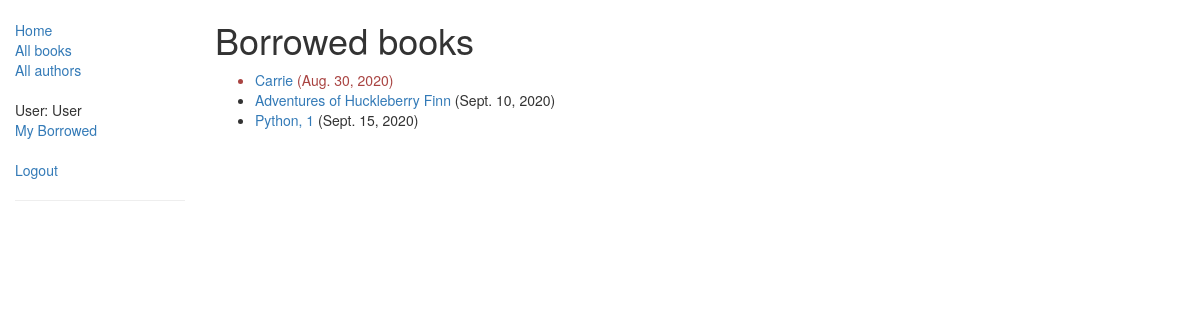
/catalog/mybooks/ (signed in), run on the app's committed database.
### catalog/models.py (models this page shows, shortened)
class BookInstances(models.Model):
    id = models.UUIDField(primary_key=True, default=uuid.uuid4,
                          help_text="Unique ID for this particular book across whole library")
    book = models.ForeignKey('Book', on_delete=models.SET_NULL, null=True)
    imprint = models.CharField(max_length=200)
    due_back = models.DateField(null=True, blank=True)
    borrower = models.ForeignKey(User, on_delete=models.SET_NULL, null=True, blank=True)
    @property
    def is_overdue(self):
        if self.due_back and date.today() > self.due_back:
            return True
        return False
    LOAN_STATUS = (
        ('m', 'Maintenance'),
        ('o', 'On loan'),
        ('a', 'Available'),
        ('r', 'Reserved'),
    )
    status = models.CharField(max_length=1, choices=LOAN_STATUS, blank=True, default='m', help_text='Book availability')
    class Meta:
        ordering = ["due_back"]
        permissions = (("can_mark_returned", "Set book as returned"),)

class Book(models.Model):
    title = models.CharField(max_length=200)
    author = models.ForeignKey('Author', on_delete=models.SET_NULL, null=True)
    summary = models.TextField(max_length=1000, help_text="Enter a brief description of the book")
    isbn = models.CharField('ISBN', max_length=13,
                            help_text='13 Character <a href="https://www.isbn-international.org/content/what-isbn'
                                      '">ISBN number</a>')
    genre = models.ManyToManyField(Genre, help_text="Select a genre for this book")
    language = models.ForeignKey('Language', on_delete=models.SET_NULL, null=True)
    def display_genre(self):
        """
        Creates a string for the Genre. This is required to display genre in Admin.
        """
        return ', '.join([genre.name for genre in self.genre.all()[:3]])
    display_genre.short_description = 'Genre'
    class Meta:
        permissions = (("can_set_book", "Set changes book"),)

### catalog/views.py (the view)
class LoanedBooksByUserListView(LoginRequiredMixin, generic.ListView):
    model = BookInstances
    template_name = 'catalog/bookinstance_list_borrowed_user.html'
    paginate_by = 10
    def get_queryset(self):
        return BookInstances.objects.filter(borrower=self.request.user).filter(status__exact='o').order_by('due_back')

### catalog/templates/catalog/bookinstance_list_borrowed_user.html
{% extends "base_generic.html" %}
{% block content %}
    <h1>Borrowed books</h1>
    {% if bookinstances_list %}
    <ul>
        {% for bookinst in bookinstances_list %}
        <li class="{% if bookinst.is_overdue %}text-danger{% endif %}">
            <a href="{% url 'book-detail' bookinst.book.pk %}">{{ bookinst.book.title }}</a> ({{ bookinst.due_back }})
        </li>
        {% endfor %}
    </ul>
    {% else %}
        <p>There are no books borrowed</p>
    {% endif %}
{% endblock %}

### catalog/templates/base_generic.html (shortened to what this page needs)
<!DOCTYPE html>
<html lang="en">
<head>
    <link rel="stylesheet" href="https://maxcdn.bootstrapcdn.com/bootstrap/3.3.7/css/bootstrap.min.css">
    {% load static %}
    <link rel="stylesheet" href="{% static 'css/style.css' %}">
</head>
<body>
    <div class="container-fluid">
        <div class="row">
            <div class="col-sm-2">
                {% block sidebar %}
                <ul class="sidebar-nav">
                    <li><a href="{% url 'index' %}">Home</a></li>
                    <li><a href="{% url 'books' %}">All books</a></li>
                    <li><a href="{% url 'authors' %}">All authors</a></li>
                    {% if user.is_authenticated %}
                        <br>
                        <li>User: {{ user.get_username }}</li>
                        {% if user.is_staff %}
                            <li>Status: Staff</li>
                            <li><a href="{% url 'all-borrowed' %}">All Borrowed</a></li>
                        {% else %}
                            <li><a href="{% url 'my-borrowed' %}">My Borrowed</a></li>
                        {% endif %}
                        <br>
                        <li><a href="{% url 'logout'%}?next={{ request.path }}">Logout</a></li>
                    {% else %}
                        <br>
                        <li><a href="{% url 'login' %}?next={{ request.path }}">Login</a></li>
                    {% endif %}
                    <hr>
                </ul>
                {% endblock %}
            </div>
            <div class="col-sm-10">
                {% block content %}{% endblock %}
            </div>
        </div>
    </div>
</body>
</html>

### catalog/static/css/style.css (style rules this page uses)
.sidebar-nav { margin-top: 20px; padding: 0; list-style: none; }

### data on the page
BookInstances: book "Carrie", due_back "Aug. 30, 2020"
BookInstances: book "Adventures of Huckleberry Finn", due_back "Sept. 10, 2020"
BookInstances: book "Python, 1", due_back "Sept. 15, 2020"

### other printed values
{{ user.get_username }} "User"
